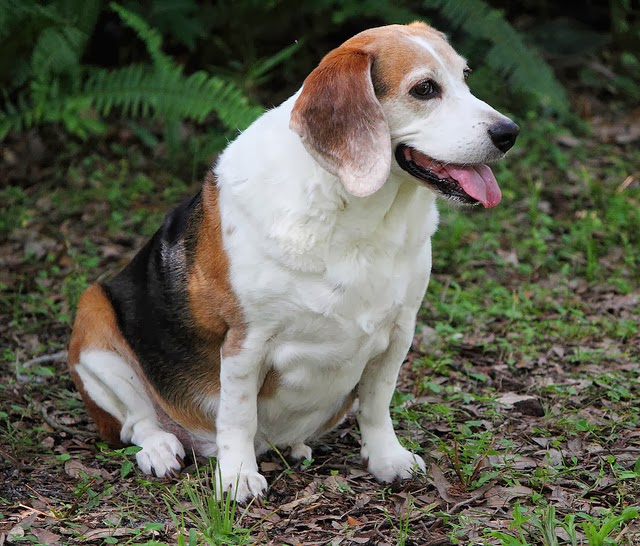
#> input picture 03-Python/imgs/beagle.jpg, 640 x 546 px
$ python main.py --img_file ../03-Python/imgs/beagle.jpg   (older library calls are emulated)
#> lines starting #> are read from the running program, lines starting #| are printed output that depends on the picture
#> further down, img is the input picture: shape (546, 640, 3); mean R, G, B 95, 95.8, 81
### 06-Segmentation/Segment.py
#!/usr/bin/python3
# -*- coding: utf-8 -*-
"""
Created on Mon Mar 4 00:43:20 2019

@author: santiago
"""

def segmentByClustering(rgbImage,featureSpace,clusteringMethod,numberOfClusters):

#> called with featureSpace = 'rgb+xy', clusteringMethod = 'gmm', numberOfClusters = 4
        import sklearn.cluster as clus
        import numpy as np
        import cv2
        from skimage import color, filters
        from scipy import ndimage as ndi
        from skimage.morphology import watershed, disk
        from sklearn import mixture


        rgbImageFull=rgbImage
        OGM,OGN,OGc=rgbImageFull.shape
#> OGM = 546; OGN = 640; OGc = 3

        if clusteringMethod=='hierarchical':
            rgbImage=cv2.resize(rgbImageFull,(int(OGN/4), int(OGM/4)))
        else:
            rgbImage=cv2.resize(rgbImageFull,(int(OGN/2), int(OGM/2)))
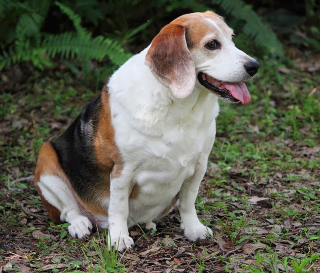
#> rgbImage: shape (273, 320, 3); mean R, G, B 95.1, 95.9, 81.1


        _map=[]
        spatial=bool(0)
    # Change to specific color space and get pixel descriptors
        if featureSpace=='rgb':
            img=rgbImage
            pixelDescriptor=[]
            M,N,c=img.shape
            _map=img
            for idx in range(M):
                for jdx in range(N):
                    pixelDescriptor.append((np.asarray((img[idx,jdx]))).astype(int))

        elif featureSpace=='lab':
            img=color.rgb2lab(rgbImage)
            pixelDescriptor=[]
            M,N,c=img.shape
            _map=img
            for idx in range(M):
                for jdx in range(N):
                    aux=np.asarray((img[idx,jdx])).astype(int)
                    aux[0]=255*(aux[0]/100)
                    aux[1]=(aux[1]+127)
                    aux[2]=(aux[2]+128)
                    pixelDescriptor.append(aux.astype(int))
                    _map[idx,jdx]=aux
        elif featureSpace=='hsv':
            img=color.rgb2hsv(rgbImage)
            pixelDescriptor=[]
            M,N,c=img.shape
            _map=img
            for idx in range(M):
                for jdx in range(N):
                    aux=(255*np.asarray((img[idx,jdx]))).astype(int)
                    pixelDescriptor.append(aux)
                    _map[idx,jdx]=aux
        elif featureSpace=='rgb+xy':
            spatial=bool(1)
            img=rgbImage
            pixelDescriptor=[]
            M,N,c=img.shape
#> M = 273; N = 320; c = 3
            _map=img
            for idx in range(M):
                for jdx in range(N):
                    aux=(np.asarray((img[idx,jdx]))).astype(int)
                    aux1=np.asarray([255*(idx/M),255*(jdx/N)]).astype(int)
                    aux2=np.concatenate((aux,aux1))
                    pixelDescriptor.append(aux2)
#> after the loop, pixelDescriptor = 87360 items

        elif featureSpace=='lab+xy':
            spatial=bool(1)
            img=color.rgb2lab(rgbImage)
            pixelDescriptor=[]
            M,N,c=img.shape
            _map=img
            for idx in range(M):
                for jdx in range(N):
                    aux=(np.asarray((img[idx,jdx]))).astype(int)
                    aux[0]=int(255*(aux[0]/100))
                    aux[1]=int((aux[1]+127))
                    aux[2]=int((aux[2]+128))
                    aux1=np.asarray([255*(idx/M),255*(jdx/N)]).astype(int)
                    aux2=np.concatenate((aux,aux1))
                    pixelDescriptor.append(aux2)
                    _map[idx,jdx]=aux
        elif featureSpace=='hsv+xy':
            spatial=bool(1)
            img=color.rgb2hsv(rgbImage)
            pixelDescriptor=[]
            M,N,c=img.shape
            _map=img
            for idx in range(M):
                for jdx in range(N):
                    aux=(np.asarray(255*img[idx,jdx]).astype(int))
                    aux1=np.asarray([255*(idx/M),255*(jdx/N)]).astype(int)
                    aux2=np.concatenate((aux,aux1))
                    pixelDescriptor.append(aux2)
                    _map[idx,jdx]=aux
#------------------------------------------------------------
    # Uses the selected clustering method for segmentation
        if clusteringMethod=='kmeans':
            model=clus.KMeans(n_clusters=numberOfClusters,random_state=0,max_iter=200).fit(pixelDescriptor)
            segmentation=np.zeros((M,N))
            for idx in range(M):
                for jdx in range(N):
                    if spatial:
                        aux=(np.asarray((_map[idx,jdx])))
                        aux1=np.asarray([255*(idx/M),255*(jdx/N)]).astype(int)
                        aux2=np.concatenate((aux,aux1))
                        label=model.predict([aux2])[0]
                        segmentation[idx,jdx]=label
                    else:
                        aux=(np.asarray((_map[idx,jdx])))
                        label=model.predict([aux])[0]
                        segmentation[idx,jdx]=label

        if clusteringMethod=='gmm':
            model=mixture.GaussianMixture(n_components=numberOfClusters, covariance_type='full', tol=0.001, reg_covar=1e-06, max_iter=200, n_init=1)
            model.fit(pixelDescriptor)
            segmentation=np.zeros((M,N))
            for idx in range(M):
                for jdx in range(N):
                    if spatial:
                        aux=(np.asarray((_map[idx,jdx])))
                        aux1=np.asarray([255*(idx/M),255*(jdx/N)]).astype(int)
                        aux2=np.concatenate((aux,aux1))
                        label=model.predict([aux2])[0]
                        segmentation[idx,jdx]=label
                    else:
                        aux=(np.asarray((_map[idx,jdx])))
                        label=model.predict([aux])[0]
                        segmentation[idx,jdx]=label
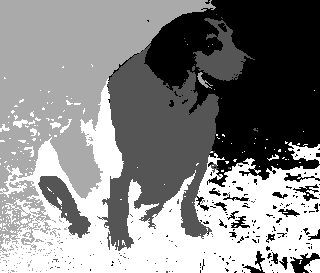
#> segmentation: shape (273, 320) float64; min 0, max 3, mean 1.6; drawn with min black and max white

        if clusteringMethod=='hierarchical':
            model=clus.AgglomerativeClustering(n_clusters=numberOfClusters,compute_full_tree=True,affinity='euclidean', linkage='complete')
            if spatial:
                auxDescriptor=np.reshape(pixelDescriptor,(-1,5))
            else:
                auxDescriptor=np.reshape(pixelDescriptor,(-1,3))
            model.fit(auxDescriptor,y=None)
            labels=model.labels_
            segmentation=np.zeros((M,N))
            kdx=0
            for idx in range(M):
                for jdx in range(N):
                    segmentation[idx,jdx]=labels[kdx]
                    kdx=kdx+1

        if clusteringMethod=='watershed':
            img=color.rgb2gray(rgbImageFull)
            denoised = filters.rank.median(img, disk(6))
            for i in range(2, 30):
                for j in range(2,25):

                    marcadores=filters.rank.gradient(denoised, disk(j)) < i
                    marcadores, nro = ndi.label(marcadores)
                    if nro==numberOfClusters:
                        break
                if nro==numberOfClusters:
                    break

            gradiente = filters.rank.gradient(denoised, disk(1))
            v_laber4 = watershed(gradiente, marcadores)
            segmentation=v_laber4-1


        result=cv2.resize(segmentation,(OGN,OGM))    +1
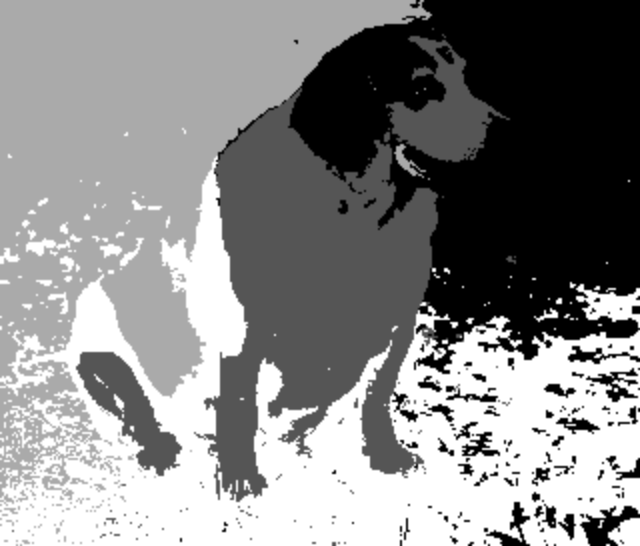
#> result: shape (546, 640) float64; min 1, max 4, mean 2.6; drawn with min black and max white
        return(result)


### 06-Segmentation/main.py
#!/usr/bin/python3
# -*- coding: utf-8 -*-
def imshow(img, seg, title='Image'):
#> called with title = 'Prediction'
    import matplotlib.pyplot as plt
    plt.imshow(img, cmap=plt.get_cmap('gray'))
    plt.imshow(seg, cmap=plt.get_cmap('rainbow'), alpha=0.5)
    plt.colorbar()
  #  cb.set_ticks(range(seg.max()+1))
    plt.title(title)
    plt.axis('off')
    plt.show()
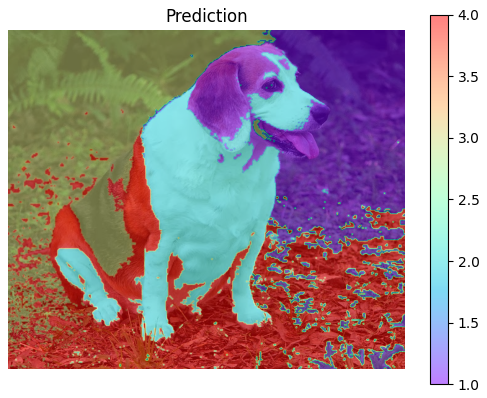
#> figure drawn by matplotlib, 2 panels

def groundtruth(img_file):
    import scipy.io as sio
    img = imageio.imread(img_file)
#> (the run stopped early here; a loop or call above may not have finished)
